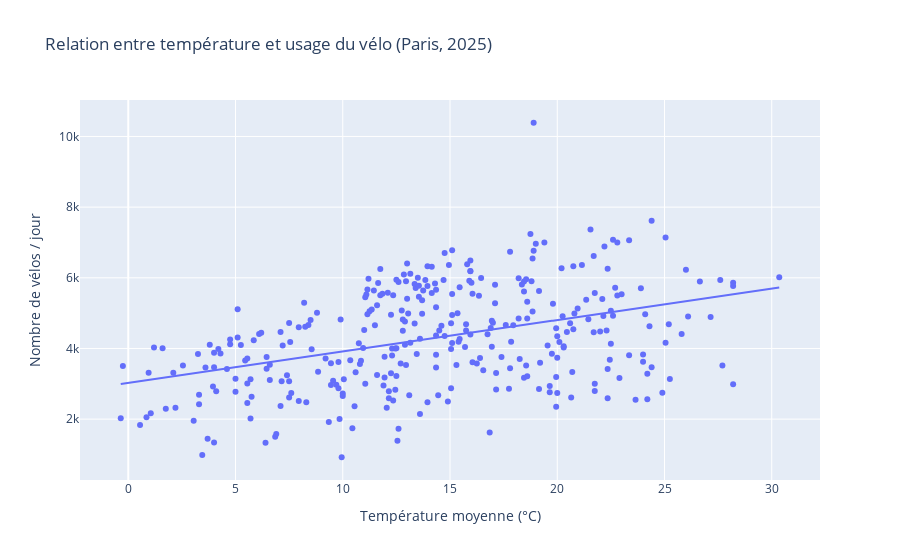

Notebook code cell kept with this figure:
### Code cell
import plotly.express as px

fig4 = px.scatter(
    df,
    x="temp_moy",
    y="nb_velos",
    trendline="ols",
    labels={
        "temp_moy": "Température moyenne (°C)",
        "nb_velos": "Nombre de vélos / jour",
    },
    title="Relation entre température et usage du vélo (Paris, 2025)"
)

fig4.show()
pio.write_json(fig4, out_dir / "fig_velo_temperature.json")

### Figure 1 — Plotly figure (JSON) as saved in the notebook; plotly's stock layout.template omitted (floating-point values rounded to 4 significant figures; data arrays with more than 128 entries replaced by an {"elided": "..."} marker saying what was removed)
{"data": [{"hovertemplate": "Température moyenne (°C)=%{x}<br>Nombre de vélos / jour=%{y}<extra></extra>", "legendgroup": "", "marker": {"color": "#636efa", "symbol": "circle"}, "mode": "markers", "name": "", "orientation": "v", "showlegend": false, "type": "scatter", "x": {"elided": "327 float values"}, "xaxis": "x", "y": {"elided": "327 int values"}, "yaxis": "y"}, {"hovertemplate": "<b>OLS trendline</b><br>nb_velos = 89.0141 * temp_moy + 3024.04<br>R<sup>2</sup>=0.166071<br><br>Température moyenne (°C)=%{x}<br>Nombre de vélos / jour=%{y} <b>(trend)</b><extra></extra>", "legendgroup": "", "marker": {"color": "#636efa", "symbol": "circle"}, "mode": "lines", "name": "", "showlegend": false, "type": "scatter", "x": {"elided": "327 float values"}, "xaxis": "x", "y": {"elided": "327 float values"}, "yaxis": "y"}], "layout": {"legend": {"tracegroupgap": 0}, "title": {"text": "Relation entre température et usage du vélo (Paris, 2025)"}, "xaxis": {"anchor": "y", "domain": [0, 1], "title": {"text": "Température moyenne (°C)"}}, "yaxis": {"anchor": "x", "domain": [0, 1], "title": {"text": "Nombre de vélos / jour"}}}}
